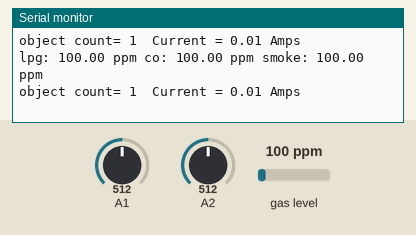
Bench run of a sketch on a simulated Arduino Uno, built with avr-gcc and run on an emulated ATmega328P. Shown: the last lines printed to the serial monitor. The test bench sets the inputs (shaded band); at power-on: gas level 100 ppm, A1 = 512, A2 = 512.

Above: at 12.9 s.
13.0 s: gas level set to 104 ppm
At 13.36 s:
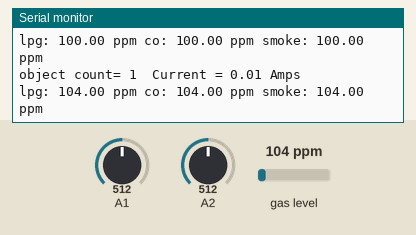
14.5 s: gas level set to 93 ppm
At 14.97 s:
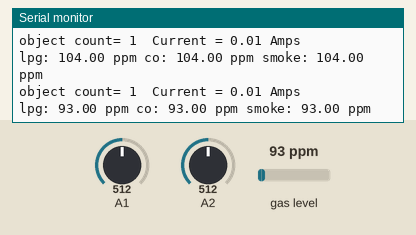
Timing chart, 0 to 17.0 s (numbered marks = the images above; inputs shaded):
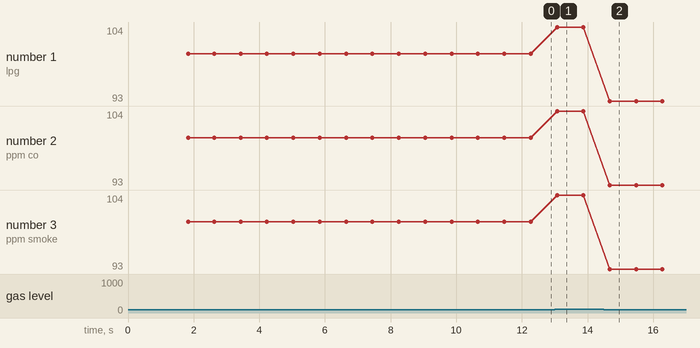

Measured:
- after the input at 13.0 s, the serial monitor: prints a new line after 0.07 s (image 1)
- after the input at 14.5 s, the serial monitor: prints a new line after 0.18 s (image 2)
- plotted number 1: 100 → 104 after the input at 13.0 s, 104 → 93 after the input at 14.5 s
- plotted number 2: 100 → 104 after the input at 13.0 s, 104 → 93 after the input at 14.5 s
- plotted number 3: 100 → 104 after the input at 13.0 s, 104 → 93 after the input at 14.5 s

The sketch:

arduino_file.ino
```cpp
#include <SoftwareSerial.h>
#include <ArduinoJson.h>
#include <MQ2.h> //for gas

//Initialise Arduino to NodeMCU (5=Rx & 6=Tx)
SoftwareSerial nodemcu(5, 6);

int pin = A0; //for gas
float lpg, co, smoke; //for gas
MQ2 mq2(pin); //for gas

double Vout = 0; //for current
double Current = 0; //for current
const double scale_factor = 0.185; //for current
const double vRef = 5.00;  //for current
const double resConvert = 1024; //for current
double resADC = vRef/resConvert; //for current
double zeroPoint = vRef/2; //for current

 int counter;
 int object=0;
 boolean state=0;
//float hum;

void setup() {
  Serial.begin(9600);

  nodemcu.begin(9600);
  mq2.begin(); //for gas
  delay(1000);

  Serial.println("Program started");
}

void loop() {

  StaticJsonBuffer<1000> jsonBuffer;
  JsonObject& data = jsonBuffer.createObject();

  //Obtain Temp and Hum data
  dht11_func();


  //Assign collected data to JSON Object
  data["counter"] = object;
  data["Current"]= Current;
  data["lpg"]= lpg;
  data["co"]= co;
  data["smoke"]= smoke;
  //Send data to NodeMCU
  data.printTo(nodemcu);
  jsonBuffer.clear();

  delay(100);
}

void dht11_func() {
  // counter______________________________________
int a= analogRead(A2);
Serial.print("object count=");
Serial.print(" ");
if(a>100 && state==0)
{
  object++;
  state=1;
}
if(a<100 && state==1)
{
  state=0;
}
Serial.print(object);
Serial.print("  ");
delay(100);
//current_________________________________________________________________________

  for(int i = 0; i < 1000; i++) {
    Vout = (Vout + (resADC * analogRead(A1)));
  }
  Vout = Vout /1000;
  Current = (Vout - zeroPoint)/ scale_factor;

  Serial.print("Current = ");
  Serial.print(Current,2);
  Serial.println(" Amps  ");
  delay(100);

//gas_________________________________________________________________________________
  lpg = mq2.readLPG();
  Serial.print("lpg: ");
  Serial.print(lpg);
  Serial.print(" ppm ");
  delay(100);
  co = mq2.readCO();
  Serial.print("co: ");
  Serial.print(co);
  Serial.print(" ppm ");
  delay(100);
  smoke = mq2.readSmoke();
  Serial.print("smoke: ");
  Serial.print(smoke);
  Serial.println(" ppm");
  delay(100);

}
```
